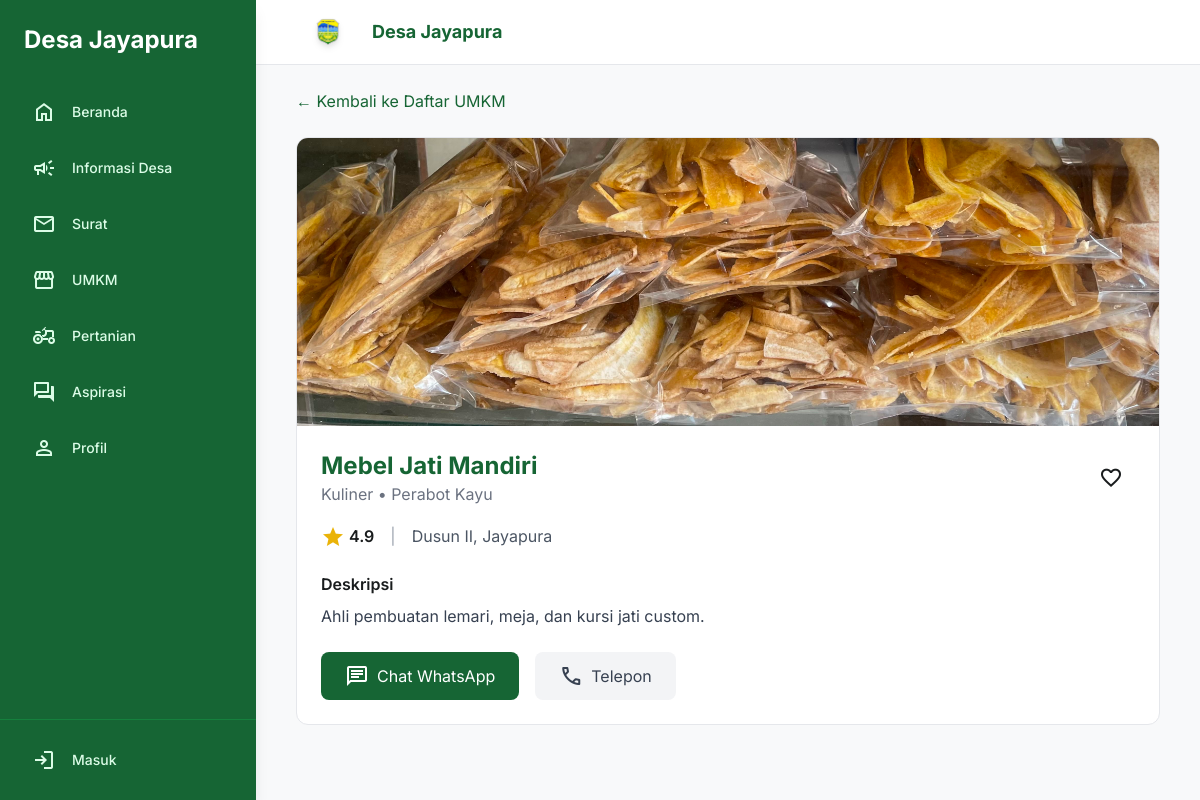
/detail_umkm.php?id=2, run on the app's committed database.
### tables this page shows
CREATE TABLE umkm (
    id INT PRIMARY KEY AUTO_INCREMENT,
    user_id INT,
    name VARCHAR(100) NOT NULL,
    category_id INT,
    subcategory VARCHAR(50),
    description TEXT,
    address VARCHAR(255),
    phone VARCHAR(15),
    whatsapp VARCHAR(15),
    image VARCHAR(255),
    rating DECIMAL(2,1) DEFAULT 0.0,
    is_featured BOOLEAN DEFAULT FALSE,
    is_active BOOLEAN DEFAULT TRUE,
    created_at TIMESTAMP DEFAULT CURRENT_TIMESTAMP,
    updated_at TIMESTAMP DEFAULT CURRENT_TIMESTAMP ON UPDATE CURRENT_TIMESTAMP,
    FOREIGN KEY (user_id) REFERENCES users(id) ON DELETE SET NULL,
    FOREIGN KEY (category_id) REFERENCES umkm_categories(id) ON DELETE SET NULL
);

CREATE TABLE umkm_categories (
    id INT PRIMARY KEY AUTO_INCREMENT,
    name VARCHAR(50) NOT NULL,
    slug VARCHAR(50) UNIQUE NOT NULL,
    icon VARCHAR(50),
    description TEXT,
    created_at TIMESTAMP DEFAULT CURRENT_TIMESTAMP
);

### detail_umkm.php (called while the page is built, shortened)
<?php
$id = (int)($_GET['id'] ?? 0);
$db = (new Database())->getConnection();
$stmt = $db->prepare("SELECT u.*, c.name as category_name FROM umkm u
                      LEFT JOIN umkm_categories c ON u.category_id = c.id
                      WHERE u.id = :id AND u.is_active = 1");
$stmt->execute([':id' => $id]);
$umkm = $stmt->fetch();
$is_favorite = false;
require_once 'views/detail_umkm_view.php';

### views/detail_umkm_view.php (the view)
<?php require_once 'includes/header.php'; ?>
<div class="mb-6">
    <a href="umkm.php" class="text-green-800 hover:underline">← Kembali ke Daftar UMKM</a>
</div>
<div class="bg-white rounded-xl border border-gray-200 overflow-hidden">
    <img src="<?= !empty($umkm['image']) ? (filter_var($umkm['image'], FILTER_VALIDATE_URL) ? $umkm['image'] : 'uploads/umkm/' . $umkm['image']) : 'https://via.placeholder.com/800x400' ?>"
         alt="<?= htmlspecialchars($umkm['name']) ?>"
         class="w-full h-72 object-cover">
    <div class="p-6">
        <div class="flex justify-between items-start">
            <div>
                <h1 class="text-2xl font-bold text-green-800"><?= htmlspecialchars($umkm['name']) ?></h1>
                <p class="text-gray-500"><?= htmlspecialchars($umkm['category_name']) ?> • <?= htmlspecialchars($umkm['subcategory']) ?></p>
            </div>
            <button onclick="toggleFavorite(<?= $umkm['id'] ?>, this)"
                    class="p-3 hover:bg-gray-100 rounded-full transition <?= $is_favorite ? 'favorite-active' : '' ?>">
                <span class="material-symbols-outlined text-2xl">favorite</span>
            </button>
        </div>
        <div class="flex items-center gap-4 mt-4">
            <div class="flex items-center gap-1">
                <span class="material-symbols-outlined text-yellow-500" style="font-variation-settings: 'FILL' 1;">star</span>
                <span class="font-semibold"><?= number_format($umkm['rating'], 1) ?></span>
            </div>
            <span class="text-gray-400">|</span>
            <span class="text-gray-600"><?= $umkm['address'] ?></span>
        </div>
        <div class="mt-6">
            <h3 class="font-semibold mb-2">Deskripsi</h3>
            <p class="text-gray-700"><?= nl2br(htmlspecialchars($umkm['description'])) ?></p>
        </div>
        <div class="mt-6 flex flex-wrap gap-4">
            <a href="https://wa.me/<?= preg_replace('/^0/', '62', preg_replace('/[^0-9]/', '', $umkm['phone'])) ?>" target="_blank"
               class="flex items-center gap-2 px-6 py-3 bg-green-800 text-white rounded-lg hover:bg-green-700 transition">
                <span class="material-symbols-outlined">chat</span>
                Chat WhatsApp
            </a>
            <a href="tel:<?= $umkm['phone'] ?>"
               class="flex items-center gap-2 px-6 py-3 bg-gray-100 text-gray-700 rounded-lg hover:bg-gray-200 transition">
                <span class="material-symbols-outlined">call</span>
                Telepon
            </a>
        </div>
    </div>
</div>
<?php require_once 'includes/footer.php'; ?>

### includes/header.php (style rules this page uses)
.material-symbols-outlined { font-variation-settings: 'FILL' 0, 'wght' 400, 'GRAD' 0, 'opsz' 24; display: inline-block; line-height: 1; }
body { font-family: 'Inter', sans-serif; background: #f8f9fa; color: #191c1d; min-height: 100vh; }

### data on the page
umkm: image (picture), name "Mebel Jati Mandiri", category.name "Kuliner", subcategory "Perabot Kayu", rating "4.9", address "Dusun II, Jayapura", description "Ahli pembuatan lemari, meja, dan kursi jati custom."

### other printed values
SITE_NAME "Desa Jayapura"
$item['name'] "Beranda"
$item['name'] "Informasi Desa"
$item['name'] "Surat"
$item['name'] "UMKM"
$item['name'] "Pertanian"
$item['name'] "Aspirasi"
$item['name'] "Profil"
